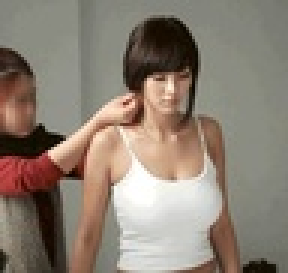
//> input picture dsp_proj/backup/Gna.jpg, 96 x 91 px, shrunk from 400 x 380 before the run (shown 3 times larger)
$ ./cv32   (built with g++ and OpenCV 4)
//> lines starting //> are read from the running program, lines starting //| are printed output that depends on the picture; pictures that were not available may be replaced by others from this repository, and a replacement may not be noted
/*
 * cv27.cpp
 *
 *  Created on: Jun 27, 2018
 *      Author: howi
 */


//#include "opencv.hpp"
#include <opencv2/opencv.hpp>

using namespace cv;
using namespace std;


int main(void)
{
    Mat srcImage1 = imread("Gna.jpg", -1);
//> srcImage1 is the input picture: 91 rows x 96 cols, CV_8UC3; mean B, G, R 115.4, 128, 140.4

    if(srcImage1.empty())
        return -1;

    cout << "srcImage1.type() " << srcImage1.type() << endl;
//| srcImage1.type() 16
    cout << "srcImage1.depth()" << srcImage1.depth() << endl;
//| srcImage1.depth()0
    cout << "srcImage1.channels() " << srcImage1.channels() << endl;
//| srcImage1.channels() 3

    Mat srcImage2 = imread("iu.jpeg" , IMREAD_COLOR);
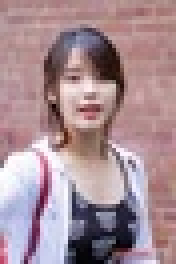
//> input picture dsp_proj/backup/iu.jpeg, 44 x 66 px, shrunk from 183 x 275 before the run (shown 4 times larger)
//> srcImage2 is the input picture: 66 rows x 44 cols, CV_8UC3; mean B, G, R 148.2, 140.8, 166.8

    if(srcImage2.empty())
        return -1;

    cout << "srcImage2.type() = " << srcImage2.type() << endl;
//| srcImage2.type() = 16
    cout << "srcImage2.depth() = " << srcImage2.depth() << endl;
//| srcImage2.depth() = 0
    cout << "srcImage2.channels() = " << srcImage2.channels() << endl;
//| srcImage2.channels() = 3

    Mat srcImage3 = imread("lhs1.jpg",IMREAD_GRAYSCALE);
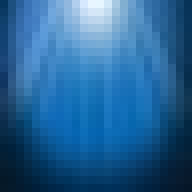
//> input picture dsp_proj/backup/back2.jpg, 24 x 24 px, shrunk from 100 x 100 before the run, given in place of lhs1.jpg, which was not available (shown 8 times larger)
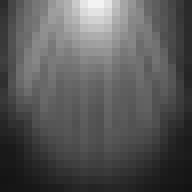
//> srcImage3: 24 rows x 24 cols, CV_8UC1 (shown 8 times larger); min 19, max 243, mean 86.9

    if(srcImage3.empty())
        return -1;

    cout << "srcImage3.type() = " << srcImage3.type() << endl;
//| srcImage3.type() = 0
    cout << "srcImage3.depth() = " << srcImage3.depth() << endl;
//| srcImage3.depth() = 0
    cout << "srcImage3.channels() = " << srcImage3.channels() << endl << endl;
//| srcImage3.channels() = 1

    imwrite("Gna.jpg", srcImage1);

    vector<int> params;
    params.push_back(IMWRITE_PNG_COMPRESSION);
    params.push_back(9);
   // imwrite("lhs.jpg", srcImage3, params);

    imshow("Gna.jpg", srcImage1);
    imshow("iu.jpeg", srcImage2);
    imshow("lhs.jpg", srcImage3);

    waitKey();

    return 0;
}
